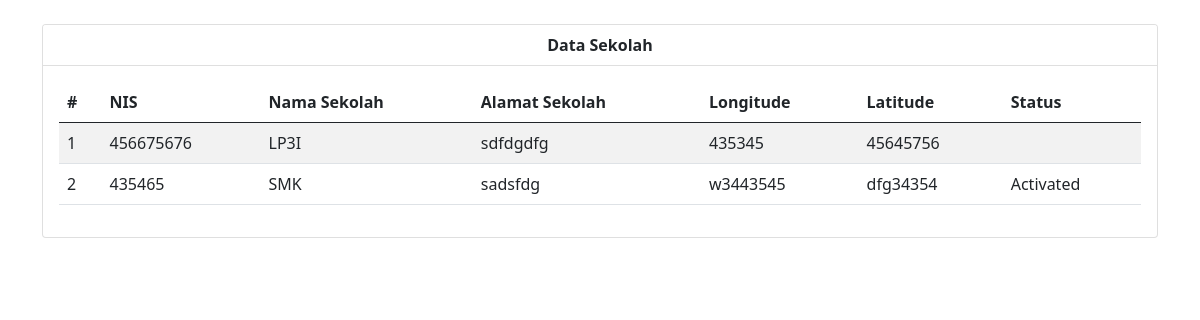
Before: /view/report_view.php (signed in) with the older database file.
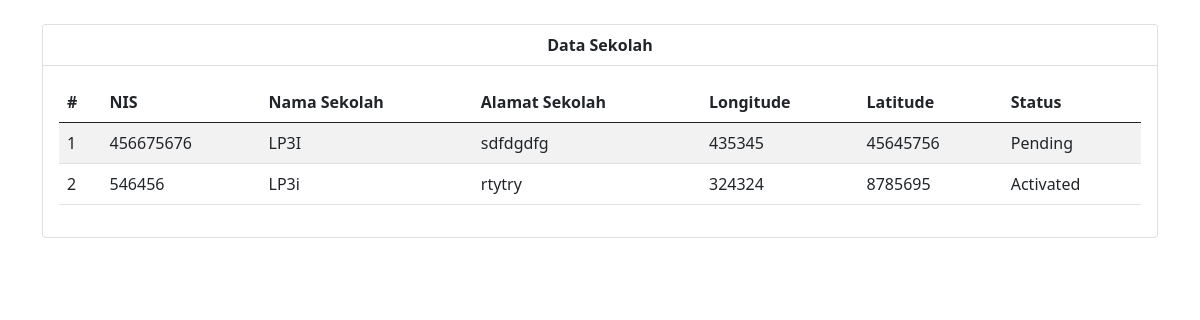
After: the same page with the newer database file.
### tables this page shows
CREATE TABLE `sekolah` (
  `id` int(11) NOT NULL,
  `nis` varchar(30) NOT NULL,
  `nama_sekolah` varchar(50) NOT NULL,
  `alamat_sekolah` varchar(80) NOT NULL,
  `longitude` varchar(100) NOT NULL,
  `latitude` varchar(100) NOT NULL,
  `status` varchar(20) NOT NULL
);

### controller/SekolahController.php (called while the page is built, shortened)
<?php
include '../model/SekolahModel.php';
class SekolahController
{
    public $model;
    function __construct()
    {
        $db = new Database();
        $conn = $db->DBConnect();
        $this->model = new SekolahModel($conn);
    }
    function index()
    {
        if (!empty($_SESSION)) {
            $hasil = $this->model->tampil_data();
            return $hasil;
        } else {
            header('Location:login.php');
        }
    }
}

### model/SekolahModel.php (called while the page is built, shortened)
<?php
class SekolahModel
{
    protected $db;
    function __construct($db)
    {
        $this->db = $db;
    }
    function tampil_data()
    {
        $row = $this->db->prepare("SELECT * FROM sekolah");
        $row->execute();
        return $row->fetchAll();
    }
}

### view/report_view.php (the view, shortened to what this page needs)
<?php
include '../controller/SekolahController.php';
$controller = new SekolahController();
$hasil = $controller->index();
$no = 1;
?>
<!DOCTYPE html>
<html lang="en">
<head>
    <link href="https://cdn.jsdelivr.net/npm/bootstrap@5.0.2/dist/css/bootstrap.min.css" rel="stylesheet">
    <link rel="stylesheet" href="https://cdn.jsdelivr.net/npm/bootstrap-icons@1.6.1/font/bootstrap-icons.css">
</head>
<body onload="window.print()">
    <div class="container mt-4">
        <div class="row">
            <div class="col-lg-12">
                <div class="card">
                    <div class="card-header bg-white text-center">
                        <strong>Data Sekolah</strong>
                    </div>
                    <div class="card-body">
                        <div class="table-responsive">
                            <table class="table table-striped w-100">
                                <thead>
                                    <tr>
                                        <th>#</th>
                                        <th>NIS</th>
                                        <th>Nama Sekolah</th>
                                        <th>Alamat Sekolah</th>
                                        <th>Longitude</th>
                                        <th>Latitude</th>
                                        <th>Status</th>
                                    </tr>
                                </thead>
                                <tbody>
                                    <?php foreach ($hasil as $val) { ?>
                                        <tr>
                                            <td><?= $no++ ?></td>
                                            <td><?= $val['nis'] ?></td>
                                            <td><?= $val['nama_sekolah'] ?></td>
                                            <td><?= $val['alamat_sekolah'] ?></td>
                                            <td><?= $val['longitude'] ?></td>
                                            <td><?= $val['latitude'] ?></td>
                                            <td><?= $val['status'] ?></td>
                                        </tr>
                                    <?php } ?>
                                </tbody>
                            </table>
                        </div>
                    </div>
                </div>
            </div>
        </div>
    </div>
</body>
</html>

Changed rows visible on the page:
removed sekolah: nis "435465", nama_sekolah "SMK", alamat_sekolah "sadsfdg", longitude "w3443545", latitude "dfg34354", status "Activated"
changed sekolah "LP3I": status (not shown) → "Pending"
added sekolah: nis "546456", nama_sekolah "LP3i", alamat_sekolah "rtytry", longitude "324324", latitude "8785695", status "Activated"
